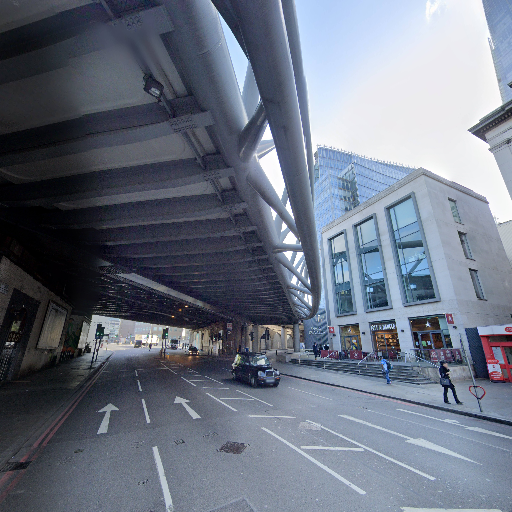
#> input picture starterkit/sample-data/GWUmH4qmANxNTVk_f-_Wrw_HD_060_20_imag.png, 512 x 512 px, found by its file name; the run also reads 1 picture not shown here
$ python plane.py   (older library calls are emulated)
#> lines starting #> are read from the running program, lines starting #| are printed output that depends on the picture
import random

import cv2
import matplotlib.pyplot as plt
import numpy as np
import numpy.linalg as LA

# palette = sns.color_palette("tab20")
palette = [
    (0.12156862745098039, 0.4666666666666667, 0.7058823529411765),
    (0.6823529411764706, 0.7803921568627451, 0.9098039215686274),
    (1.0, 0.4980392156862745, 0.054901960784313725),
    (1.0, 0.7333333333333333, 0.47058823529411764),
    (0.17254901960784313, 0.6274509803921569, 0.17254901960784313),
    (0.596078431372549, 0.8745098039215686, 0.5411764705882353),
    (0.8392156862745098, 0.15294117647058825, 0.1568627450980392),
    (1.0, 0.596078431372549, 0.5882352941176471),
    (0.5803921568627451, 0.403921568627451, 0.7411764705882353),
    (0.7725490196078432, 0.6901960784313725, 0.8352941176470589),
    (0.5490196078431373, 0.33725490196078434, 0.29411764705882354),
    (0.7686274509803922, 0.611764705882353, 0.5803921568627451),
    (0.8901960784313725, 0.4666666666666667, 0.7607843137254902),
    (0.9686274509803922, 0.7137254901960784, 0.8235294117647058),
    (0.4980392156862745, 0.4980392156862745, 0.4980392156862745),
    (0.7803921568627451, 0.7803921568627451, 0.7803921568627451),
    (0.7372549019607844, 0.7411764705882353, 0.13333333333333333),
    (0.8588235294117647, 0.8588235294117647, 0.5529411764705883),
    (0.09019607843137255, 0.7450980392156863, 0.8117647058823529),
    (0.6196078431372549, 0.8549019607843137, 0.8980392156862745),
]


def main():
    prefix = "data/sample-data/GWUmH4qmANxNTVk_f-_Wrw_HD_060_20"

    I = cv2.imread(f"{prefix}_imag.png")[:, :, ::-1] / 255.0
    buf_plane = cv2.imread(f"{prefix}_plan.png", -1)
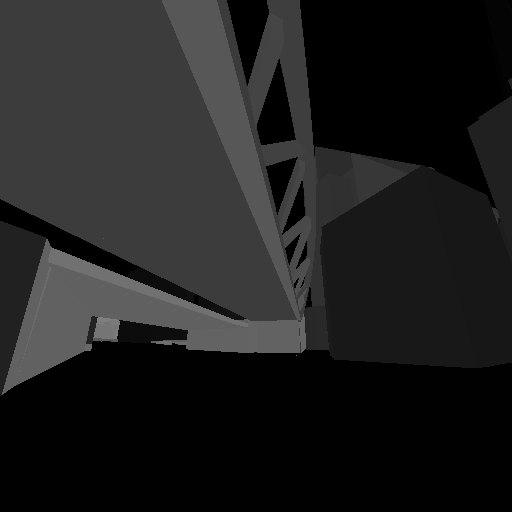
#> buf_plane: shape (512, 512) uint16; min 0, max 128, mean 30.9
#> (the run stopped early here; a loop or call above may not have finished)
